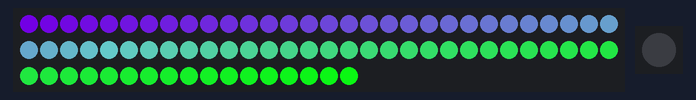
A sketch run on a simulated Particle Photon. Parts: 77 RGB LEDs in strip order, left to right, continuing on the next row, 1 RGB LEDs in strip order, left to right. Dim RGB values are drawn brighter than linear.

Above: at 0.15 s.
At 4.96 s:
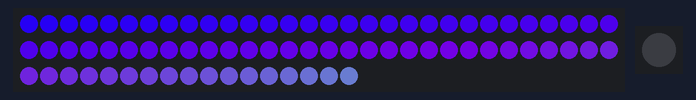
At 9.16 s:
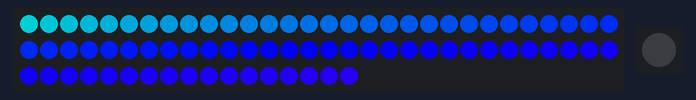
At 19.98 s:
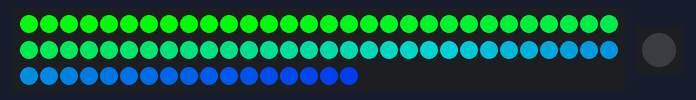
At 29.89 s:
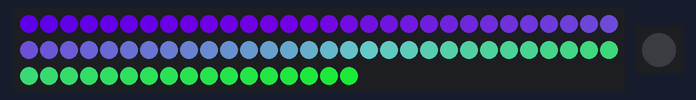
At 39.8 s:
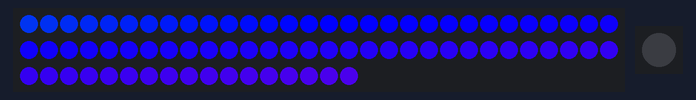

The sketch:

sunset_leaf.ino
```cpp
#include "application.h"
#include "neopixel.h"

// Disable the typical arduino Processing->C++ preprocessor.
#pragma SPARK_NO_PREPROCESSOR

// Automatically connect to the wifi router. This macro specifically defines our main().
SYSTEM_MODE(AUTOMATIC);

// Run the particle-system in a separate thread, specifically so
// wifi-reconnects and the like do not interrupt/reset any animations.
SYSTEM_THREAD(ENABLED);

// ------ Constants

const int k_neopixel_pin= D6;
const int k_neopixel_count= 77;
const int k_neopixel_protocol= WS2812B;

const int k_sunset_period_millis= 6000;

enum e_display_mode
{
	_display_mode_high_noon,
	_display_mode_sunset,

	k_display_mode_count
};

// ------ File-scope Variables

static Adafruit_NeoPixel s_neopixel_strip=
	Adafruit_NeoPixel(
		k_neopixel_count,
		k_neopixel_pin,
		k_neopixel_protocol);

static e_display_mode s_current_display_mode= _display_mode_sunset;
static int s_cloud_variable_current_display_mode= s_current_display_mode;

static unsigned long s_millis_timestamp_of_last_loop= 0;

static long s_sunset_elapsed_millis= 0;

// ------ File-scope Declarations

static uint32_t get_purple_green_blue_cycle_color(byte color_index);

static int handle_cycle_display_mode_command(String command_args);

static void handle_web_alert_event(const char *event, const char *data);

static void update_neopixel_strip(long elapsed_millis);
static void update_status_led();

// ------ Arduino-hooks

void setup()
{
	s_neopixel_strip.begin();

	// Initialize the pixels to display black.
	s_neopixel_strip.show();

	Particle.function("cycle_mode", handle_cycle_display_mode_command);

	Particle.subscribe("web_alert", handle_web_alert_event);

	Particle.variable("display_mode", s_cloud_variable_current_display_mode);

	s_millis_timestamp_of_last_loop= millis();
}

void loop()
{
	const unsigned long current_millis_timestamp= millis();
	const long elapsed_millis= (current_millis_timestamp - s_millis_timestamp_of_last_loop);

	s_millis_timestamp_of_last_loop= current_millis_timestamp;

	update_status_led();

	update_neopixel_strip(elapsed_millis);
}

// ------ File-scope Implementations

static uint32_t get_purple_green_blue_cycle_color(byte color_index)
{
	if (color_index < 85)
	{
		// Purple-to-green.
		return s_neopixel_strip.Color(85 - color_index * 1, color_index * 3, 170 - color_index * 2);
	}
	else if (color_index < 170)
	{
		// Green-to-blue.
		color_index -= 85;
		return s_neopixel_strip.Color(0, 0xFF - color_index * 3, color_index * 3);
	}
	else
	{
		// Blue-to-purple.
		color_index -= 170;
		return s_neopixel_strip.Color(color_index * 1, 0, 0xFF - color_index * 1);
	}
}

static int handle_cycle_display_mode_command(String command_args)
{
	s_current_display_mode= static_cast<e_display_mode>((s_current_display_mode + 1) % k_display_mode_count);

	s_cloud_variable_current_display_mode= s_current_display_mode;

	Particle.publish("display_mode", String(s_current_display_mode));

	return 0;
}

static void handle_web_alert_event(const char *event, const char *data)
{
	// TODO: Replace this testing-stub.
	handle_cycle_display_mode_command("");
}

static void update_neopixel_strip(long elapsed_millis)
{
	switch (s_current_display_mode)
	{
		case _display_mode_high_noon:
		{
			for (int pixel_index= 0; pixel_index < s_neopixel_strip.numPixels(); pixel_index++)
			{
				s_neopixel_strip.setPixelColor(
					pixel_index,
					s_neopixel_strip.Color(0xCC, 0xCC, 0xCC));
			}
		}
		break;

		case _display_mode_sunset:
		{
			s_sunset_elapsed_millis= ((s_sunset_elapsed_millis + elapsed_millis) % k_sunset_period_millis);

			const byte base_color_index= map(
				s_sunset_elapsed_millis,
				0, // from_min
				(k_sunset_period_millis - 1), // from_max
				0, // to_min
				0xFF); // to_max

			for (int pixel_index= 0; pixel_index < s_neopixel_strip.numPixels(); pixel_index++)
			{
				const byte pixel_color_index= ((base_color_index + pixel_index) & 0xFF);

				s_neopixel_strip.setPixelColor(
					pixel_index,
					get_purple_green_blue_cycle_color(pixel_color_index));
			}
		}
		break;
	}

	s_neopixel_strip.show();
}

static void update_status_led()
{
	if (Particle.connected())
	{
		if (RGB.controlled() == false)
		{
			// Since we're doing just fine, silence the status-LED.
			RGB.control(true);
			RGB.brightness(0x00);
		}
	}
	else
	{
		if (RGB.controlled())
		{
			// Release control so the connection-status will be displayed.
			RGB.brightness(0xFF);
			RGB.control(false);
		}
	}
}
```
